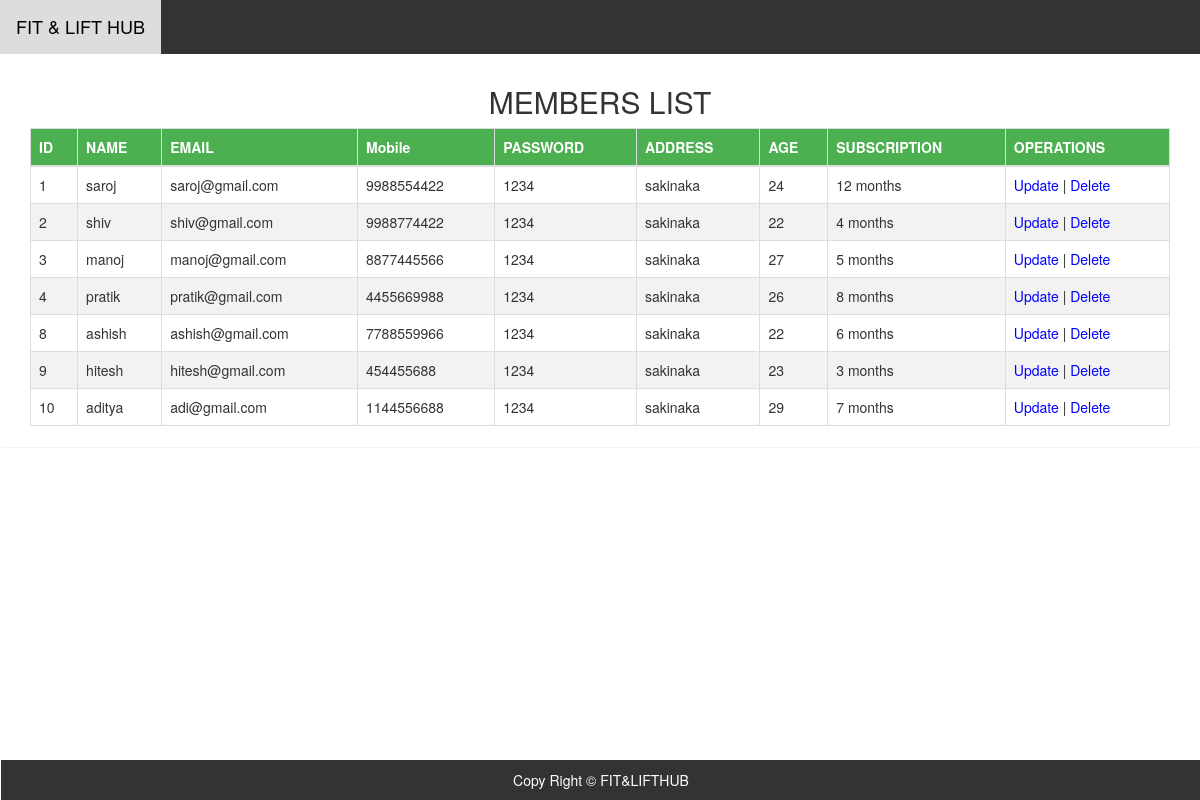
Page /display_member.php on the committed database.
### tables this page shows
CREATE TABLE `member` (
  `MID` int(150) NOT NULL,
  `MNAME` varchar(150) NOT NULL,
  `MEMAIL` varchar(150) NOT NULL,
  `MMOB` varchar(150) NOT NULL,
  `MPASS` varchar(150) NOT NULL,
  `MADD` varchar(150) NOT NULL,
  `MAGE` int(150) NOT NULL,
  `MSUB` varchar(150) NOT NULL
);

### display_member.php (the view, shortened to what this page needs)
<?php
  include "database.php";
  $sql = "SELECT * FROM member";
  $result = $db->query($sql);
?>
<!DOCTYPE html>
<html lang="en">
<head>
  <link rel="stylesheet" href="https://maxcdn.bootstrapcdn.com/bootstrap/3.4.1/css/bootstrap.min.css">
</head>
<body>
<nav>
        <a class="title" href="#">FIT & LIFT HUB</a>
    </nav>
  <div class="panel">
<div class="container">
  <h2>MEMBERS LIST</h2>
  <table class="table table-bordered">
    <thead>
      <tr>
        <th>ID</th>
        <th>NAME</th>
        <th>EMAIL</th>
        <th>Mobile</th>
        <th>PASSWORD</th>
        <th>ADDRESS</th>
        <th>AGE</th>
        <th>SUBSCRIPTION</th>
        <th>OPERATIONS</th>
      </tr>
    </thead>
    <tbody>
      <?php
      if ($result->num_rows > 0) {
        while($row = $result->fetch_assoc()) {
          echo "<tr>";
          echo "<td>" . $row["MID"] . "</td>";
          echo "<td>" . $row["MNAME"] . "</td>";
          echo "<td>" . $row["MEMAIL"] . "</td>";
          echo "<td>" . $row["MMOB"] . "</td>";
          echo "<td>" . $row["MPASS"] . "</td>";
          echo "<td>" . $row["MADD"] . "</td>";
          echo "<td>" . $row["MAGE"] . "</td>";
          echo "<td>" . $row["MSUB"] . "</td>";
          echo "<td>";
          echo "<a href='update_member.php?updateid=" . $row["MID"] . "'>Update</a> | ";
          echo "<a href='delete_member.php?deleteid=" . $row["MID"] . "' onclick='return confirm(\"Are you sure you want to delete this item?\");'>Delete</a>";
          echo "</td>";
          echo "</tr>";
        }
      } else {
        echo "0 results";
      }
      ?>
    </tbody>
  </table>
</div>
<div class="footer">
    <footer><p>Copy Right &copy; FIT&LIFTHUB </p></footer>
  </div>
</body>
</html>

### display_member.php (style rules this page uses)
h2 { text-align: center; margin-top: 30px; }
table { border-collapse: collapse; width: 100%; }
th, td { text-align: left; padding: 8px; }
th { background-color: #4CAF50; color: white; }
tr:nth-child(even) { background-color: #f2f2f2; }
a { color: blue; text-decoration: none; }
.footer { position: fixed; bottom: 0; width: 100%; text-align: center; background-color: #333; color: #fff; padding: 10px 0; }
.footer p { margin: 0; }
nav { background-color: #333; overflow: hidden; }
nav a.title { float: left; color: white; text-align: center; padding: 14px 16px; text-decoration: none; font-size: 18px; }

### rows in the picture
member: MID "1", MNAME "saroj", MEMAIL "saroj@gmail.com", MMOB "9988554422", MPASS "1234", MADD "sakinaka", MAGE "24", MSUB "12 months"
member: MID "2", MNAME "shiv", MEMAIL "shiv@gmail.com", MMOB "9988774422", MPASS "1234", MADD "sakinaka", MAGE "22", MSUB "4 months"
member: MID "3", MNAME "manoj", MEMAIL "manoj@gmail.com", MMOB "8877445566", MPASS "1234", MADD "sakinaka", MAGE "27", MSUB "5 months"
member: MID "4", MNAME "pratik", MEMAIL "pratik@gmail.com", MMOB "4455669988", MPASS "1234", MADD "sakinaka", MAGE "26", MSUB "8 months"
member: MID "8", MNAME "ashish", MEMAIL "ashish@gmail.com", MMOB "7788559966", MPASS "1234", MADD "sakinaka", MAGE "22", MSUB "6 months"
member: MID "9", MNAME "hitesh", MEMAIL "hitesh@gmail.com", MMOB "454455688", MPASS "1234", MADD "sakinaka", MAGE "23", MSUB "3 months"
member: MID "10", MNAME "aditya", MEMAIL "adi@gmail.com", MMOB "1144556688", MPASS "1234", MADD "sakinaka", MAGE "29", MSUB "7 months"
